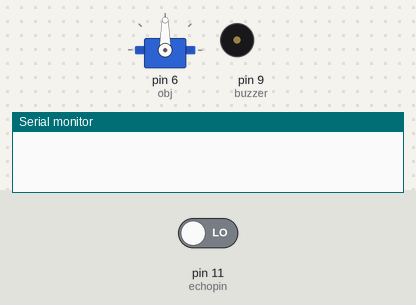
Recording of a sketch running on a simulated Arduino Uno, built with avr-gcc and run on an emulated ATmega328P. Shown: servo, buzzer (waves = sounding, pin HIGH), the last lines printed to the serial monitor. Inputs (shaded band) come from the test bench; at power-on: pin 11 (echopin) LOW. Pins used as bus, display or sensor lines are not drawn.

Above: at 0.1 s.
At 1.1 s:
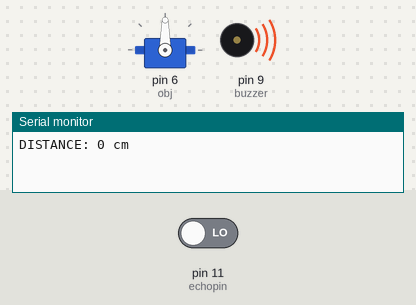
Timing chart, 0 to 2.6 s (numbered marks = the images above):
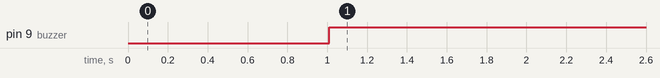

The sketch:

SmartStick.ino
```cpp
#define buzzer 9
#define echopin 11
#define trigpin 12
#include<Servo.h>

long duration;
int dist;
Servo obj;
int pos;

void sensor()
{
  digitalWrite(trigpin, HIGH);
  delay(10);
  digitalWrite(trigpin, LOW);
  duration = pulseIn(echopin, HIGH);

  dist = duration * 0.034 / 2;
  if(dist<40)
  {
 digitalWrite(buzzer,HIGH);
 delay(10);
  }
 else{
 digitalWrite(buzzer,LOW);
 delay(10);
 }
  Serial.print("DISTANCE: ");
  Serial.print(dist);
  Serial.println(" cm");
}

void setup() {
  pinMode(buzzer, OUTPUT);
  obj.attach(6);
  pinMode(trigpin, OUTPUT); // Sets the trigPin as an OUTPUT
  pinMode(echopin, INPUT);
  Serial.begin(9600)  ;
}

void loop() {
/*
  for(pos=0; pos<=180;pos++)
  {
    obj.write(pos);
    sensor();
  }
  for(pos=180; pos>=0;pos--)
  {
    obj.write(pos);
    sensor();
  }
  */
  sensor();
}
```

Measured:
- by itself, pin 9 (buzzer): LOW → HIGH at 1.0 s
